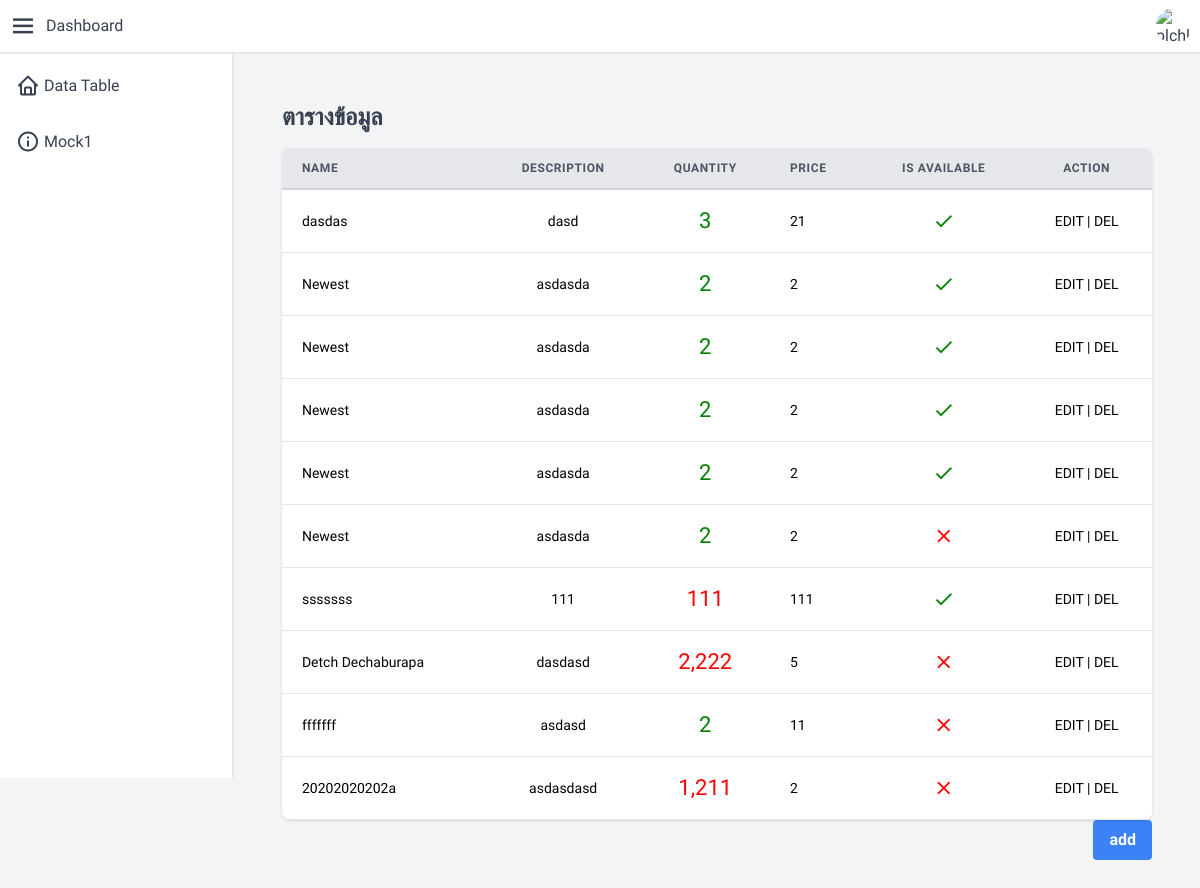
/, run on an earlier commit of the app's database.
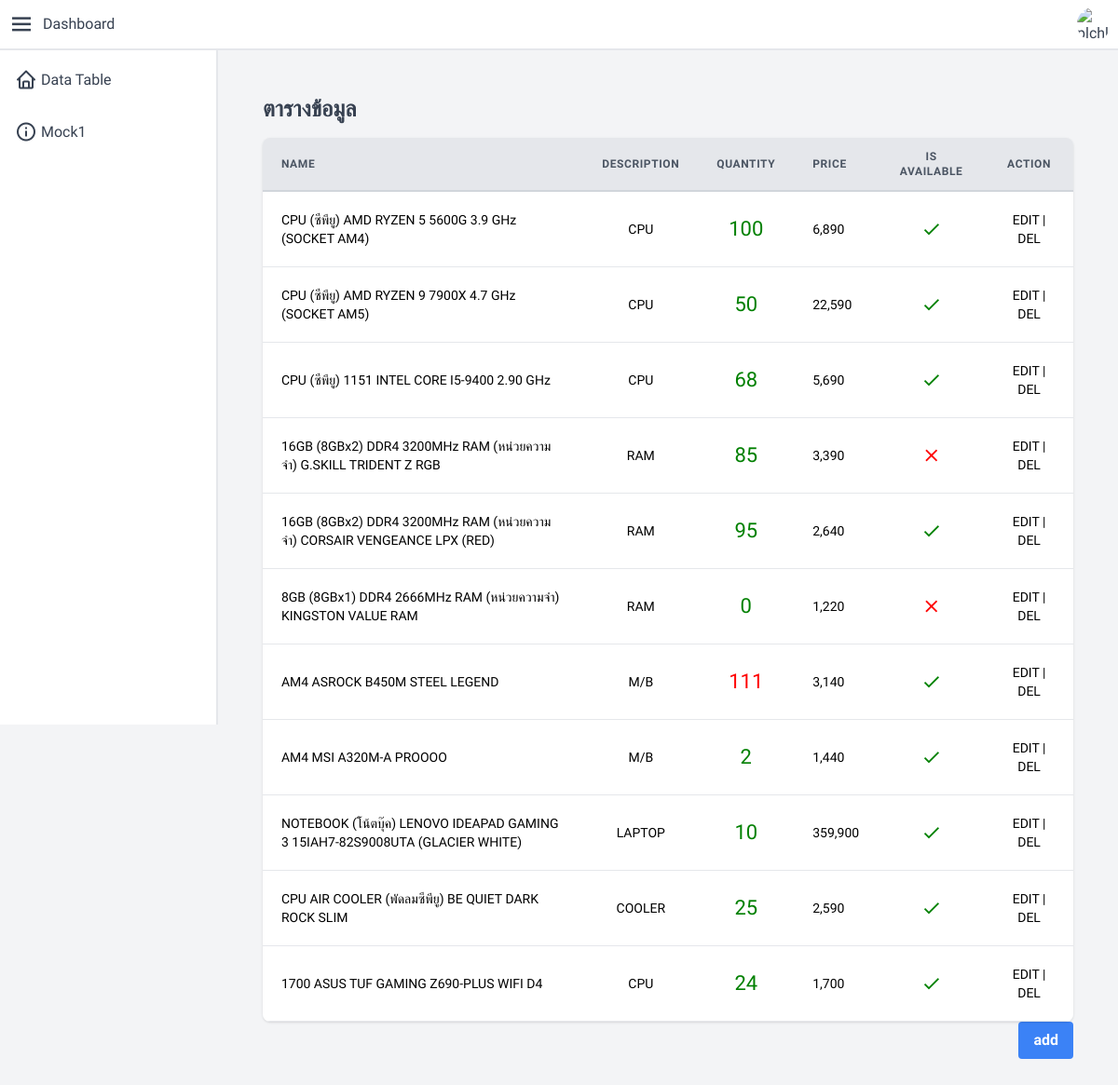
And on a later commit of the database.
### main/models.py (models this page shows, shortened)
class Product(models.Model):
    name = models.CharField(max_length= 120)
    description = models.TextField()
    quantity = models.DecimalField(decimal_places=2, max_digits=10000)
    price = models.DecimalField(decimal_places=2, max_digits=10000)
    is_available = models.BooleanField(default=True)

### main/views.py (the view)
# urls.py: path('', product_view),
def product_view(request):
    query_set = Product.objects.all().values()
    context ={
        "object": query_set
    }
    return render(request, "product_view.html", context)

### main/templates/product_view.html (shortened to what this page needs)
<head>
</head>
{% extends 'components/base.html' %}
{% block content %}
<div class="container mx-auto px-4 sm:px-8">
    <div class="py-8">
        <div>
            <h2 class="text-2xl font-semibold leading-tight">ตารางข้อมูล</h2>
        </div>
        <div class="-mx-4 sm:-mx-8 px-4 sm:px-8 py-4 overflow-x-auto">
            <div class="inline-block min-w-full shadow rounded-lg overflow-hidden">
                <table class="min-w-full leading-normal">
                    <thead>
                        <tr>
                            <th
                                class="px-5 py-3 border-b-2 border-gray-300 bg-gray-200 text-left text-xs font-semibold text-gray-600 uppercase tracking-wider">
                                Name
                            </th>
                            <th
                                class="px-5 py-3 border-b-2 border-gray-300 bg-gray-200 text-center text-xs font-semibold text-gray-600 uppercase tracking-wider">
                                Description
                            </th>
                            <th
                                class="px-5 py-3 border-b-2 border-gray-300 bg-gray-200 text-center text-xs font-semibold text-gray-600 uppercase tracking-wider">
                                Quantity
                            </th>
                            <th
                                class="px-5 py-3 border-b-2 border-gray-300 bg-gray-200 text-left text-xs font-semibold text-gray-600 uppercase tracking-wider">
                                Price
                            </th>
                            <th
                                class="px-5 py-3 border-b-2 border-gray-300 bg-gray-200 text-center text-xs font-semibold text-gray-600 uppercase tracking-wider">
                                Is Available
                            </th>
                            <th
                                class="px-5 py-3 border-b-2 border-gray-300 bg-gray-200 text-center text-xs font-semibold text-gray-600 uppercase tracking-wider">
                                Action
                            </th>
                        </tr>
                    </thead>
                    <tbody>
                        {% for x in object %}
                        <tr>
                            <td class="text-left px-5 py-5 border-b border-gray-200 bg-white text-sm ">
                                {{x.name}}
                            </td>
                            <td class="text-center px-5 py-5 border-b border-gray-200 bg-white text-sm ">
                                {{x.description}}
                            </td>
                            <td class="text-center px-5 py-5 border-b border-gray-200 bg-white text-sm ">
                                <div>
                                    {% if x.quantity <= 100 %} <p style="font-size:22px;color: green">
                                        {{x.quantity|floatformat:'g'}}</p>
                                        {% else %}
                                        <p style="font-size:22px;color: red">{{x.quantity|floatformat:'g'}}</p>
                                        {% endif %}
                                </div>
                            </td>
                            <td class="text-left px-5 py-5 border-b border-gray-200 bg-white text-sm ">
                                {{x.price|floatformat:'g'}}
                            </td>
                            <td class="text-center px-5 py-5 border-b border-gray-200 bg-white text-sm ">
                                <div>
                                    {% if x.is_available %}
                                    <i class="material-icons" style="font-size:22px;color: green">check</i>
                                    {% else %}
                                    <i class="material-icons" style="font-size:22px;color: red">close</i>
                                    {% endif %}
                                </div>
                            </td>
                            <td class="text-center px-5 py-5 border-b border-gray-200 bg-white text-sm ">
                                <a class="cursor-pointer" id="{{x.id}}" onclick="openEditModal(id)">EDIT</a> |
                                <a class="cursor-pointer" id="{{x.id}}" onclick="openDelModal(id)">DEL</a>
                            </td>
                        </tr>
                        {% endfor %}
                    </tbody>
                </table>
            </div>
            <div>
                    <button onclick="openAddModal()" class="bg-blue-500 hover:bg-blue-700 text-white font-bold py-2 px-4 rounded"
                        style="float:right;">
                        add
                    </button>
            </div>
        </div>
    </div>
</div>
{%endblock%}

### main/templates/components/base.html (shortened to what this page needs)
<!DOCTYPE html>
<html lang="en">
<head>
    <script src="https://cdn.tailwindcss.com"></script>
</head>
<link rel="stylesheet" href="https://unpkg.com/boxicons@2.0.7/css/boxicons.min.css" />
<body>
    <main class="min-h-screen w-full bg-gray-100 text-gray-700" x-data="layout">
        <header class="flex w-full items-center justify-between border-b-2 border-gray-200 bg-white p-2">
            <div class="flex items-center space-x-2">
                <button type="button" class="text-3xl" @click="asideOpen = !asideOpen"><i
                        class="bx bx-menu"></i></button>
                <div>Dashboard</div>
            </div>
            <div>
                <button type="button" @click="profileOpen = !profileOpen" @click.outside="profileOpen = false"
                    class="h-9 w-9 overflow-hidden rounded-full">
                    <img src="https://media-exp1.licdn.com/dms/image/C560BAQEGqV2E4K5QdA/company-logo_200_200/0/1600231789184?e=2147483647&v=beta&t=f-9Ff47dJbbH6lIPNC7IeraIkPBHmoj3WlmpIYSSEmg" alt="plchldr.co" />
                </button>
            </div>
        </header>
        <div class="flex">
            <aside class="flex w-72 flex-col space-y-2 border-r-2 border-gray-200 bg-white p-2" style="height: 90.5vh"
                x-show="asideOpen">
                <a href="/"
                    class="flex items-center space-x-1 rounded-md px-2 py-3 hover:bg-gray-100 hover:text-blue-600">
                    <span class="text-2xl"><i class="bx bx-home"></i></span>
                    <span>Data Table</span>
                </a>
                <a href="/mockup"
                    class="flex items-center space-x-1 rounded-md px-2 py-3 hover:bg-gray-100 hover:text-blue-600">
                    <span class="text-2xl"><i class="bx bx-info-circle"></i></span>
                    <span>Mock1</span>
                </a>
            </aside>
            <div class="w-full p-4">
                {% block content %}
                {% endblock %}
            </div>
        </div>
    </main>
</body>
</html>

### main/templates/components/base.html (style rules this page uses)
* { font-family: "Prompt", sans-serif; }

What changed in the data, as far as the page shows it:
removed Product: name "dasdas", description "dasd", quantity "3", price "21", is_available True (drawn)
removed Product: name "Newest", description "asdasda", quantity "2", price "2", is_available True (drawn)
removed Product: name "Newest", description "asdasda", quantity "2", price "2", is_available True (drawn)
removed Product: name "Newest", description "asdasda", quantity "2", price "2", is_available True (drawn)
removed Product: name "Newest", description "asdasda", quantity "2", price "2", is_available True (drawn)
removed Product: name "Newest", description "asdasda", quantity "2", price "2", is_available False (drawn)
removed Product: name "Detch Dechaburapa", description "dasdasd", quantity "2,222", price "5", is_available False (drawn)
removed Product: name "20202020202a", description "asdasdasd", quantity "1,211", price "2", is_available False (drawn)
added Product: name "CPU (ซีพียู) AMD RYZEN 5 5600G 3.9 GHz (SOCKET AM4)", description "CPU", quantity "100", price "6,890", is_available True (drawn)
added Product: name "CPU (ซีพียู) AMD RYZEN 9 7900X 4.7 GHz (SOCKET AM5)", description "CPU", quantity "50", price "22,590", is_available True (drawn)
added Product: name "CPU (ซีพียู) 1151 INTEL CORE I5-9400 2.90 GHz", description "CPU", quantity "68", price "5,690", is_available True (drawn)
added Product: name "16GB (8GBx2) DDR4 3200MHz RAM (หน่วยความจำ) G.SKILL TRIDENT Z RGB", description "RAM", quantity "85", price "3,390", is_available False (drawn)
added Product: name "16GB (8GBx2) DDR4 3200MHz RAM (หน่วยความจำ) CORSAIR VENGEANCE LPX (RED)", description "RAM", quantity "95", price "2,640", is_available True (drawn)
added Product: name "8GB (8GBx1) DDR4 2666MHz RAM (หน่วยความจำ) KINGSTON VALUE RAM", description "RAM", quantity "0", price "1,220", is_available False (drawn)
changed Product: name "sssssss" → "AM4 ASROCK B450M STEEL LEGEND"; description "111" → "M/B"; price "111" → "3,140"
changed Product: name "fffffff" → "AM4 MSI A320M-A PROOOO"; description "asdasd" → "M/B"; price "11" → "1,440"; is_available False → True (drawn)
added Product: name "NOTEBOOK (โน้ตบุ๊ค) LENOVO IDEAPAD GAMING 3 15IAH7-82S9008UTA (GLACIER WHITE)", description "LAPTOP", quantity "10", price "359,900", is_available True (drawn)
added Product: name "CPU AIR COOLER (พัดลมซีพียู) BE QUIET DARK ROCK SLIM", description "COOLER", quantity "25", price "2,590", is_available True (drawn)
added Product: name "1700 ASUS TUF GAMING Z690-PLUS WIFI D4", description "CPU", quantity "24", price "1,700", is_available True (drawn)
